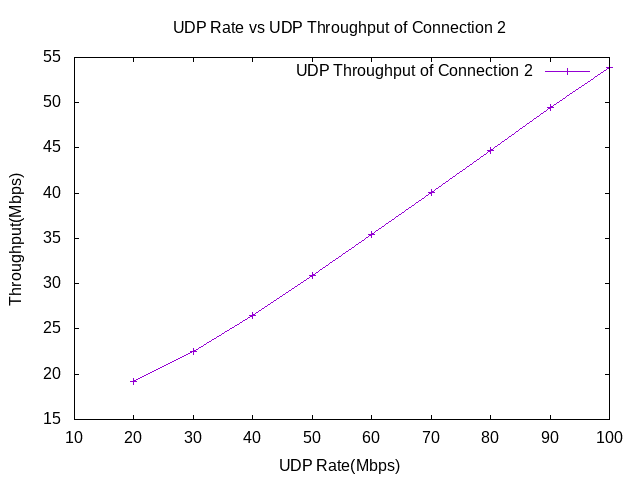

Here is the gnuplot script that generated this plot:
set terminal png
set output "udp2_vs_udprate.png"
set title "UDP Rate vs UDP Throughput of Connection 2"
set xlabel "UDP Rate(Mbps)"
set ylabel "Throughput(Mbps)"

set xrange [10:100]
plot "-"  title "UDP Throughput of Connection 2" with linespoints
20 19.2387
30 22.4734
40 26.5195
50 30.8908
60 35.424
70 40.0497
80 44.7337
90 49.4561
100 53.8778
e
